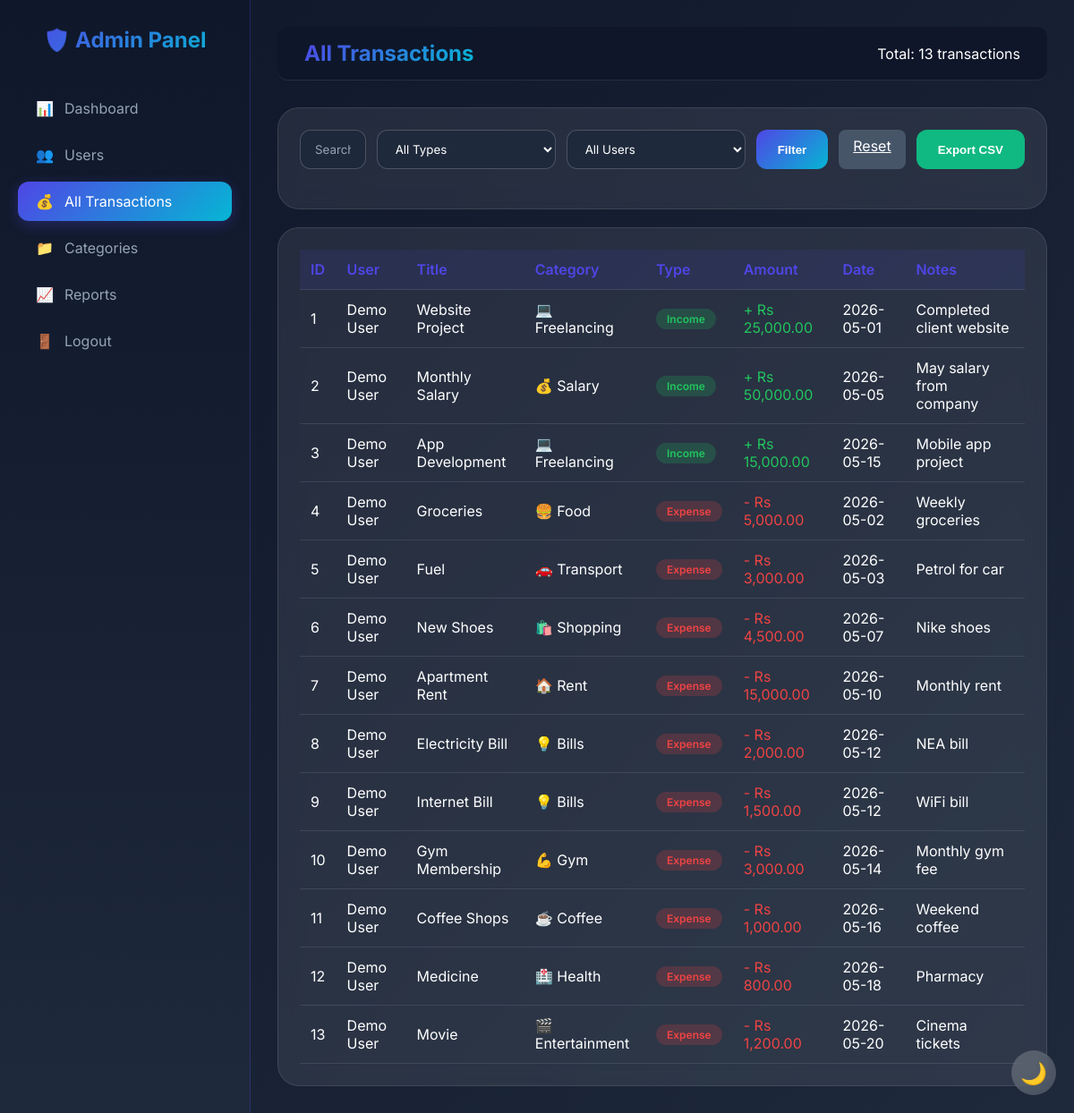
The app's page /admin/transactions.php (signed in) with its own data.
### tables this page shows
CREATE TABLE transactions (
    id INT PRIMARY KEY AUTO_INCREMENT,
    user_id INT NOT NULL,
    category_id INT NOT NULL,
    title VARCHAR(100) NOT NULL,
    amount DECIMAL(12,2) NOT NULL,
    type ENUM('income', 'expense') NOT NULL,
    notes TEXT,
    transaction_date DATE NOT NULL,
    is_recurring BOOLEAN DEFAULT FALSE,
    recurring_period VARCHAR(20),
    created_at TIMESTAMP DEFAULT CURRENT_TIMESTAMP,
    FOREIGN KEY (user_id) REFERENCES users(id) ON DELETE CASCADE,
    FOREIGN KEY (category_id) REFERENCES categories(id) ON DELETE CASCADE
);

CREATE TABLE users (
    id INT PRIMARY KEY AUTO_INCREMENT,
    fullname VARCHAR(100) NOT NULL,
    email VARCHAR(100) UNIQUE NOT NULL,
    password VARCHAR(255) NOT NULL,
    profile_image VARCHAR(255) DEFAULT 'default.png',
    currency VARCHAR(5) DEFAULT 'Rs',
    is_admin TINYINT DEFAULT 0,
    status ENUM('active', 'suspended') DEFAULT 'active',
    last_login DATETIME NULL,
    created_at TIMESTAMP DEFAULT CURRENT_TIMESTAMP
);

CREATE TABLE categories (
    id INT PRIMARY KEY AUTO_INCREMENT,
    user_id INT NULL,
    name VARCHAR(50) NOT NULL,
    icon VARCHAR(50) DEFAULT '📁',
    color VARCHAR(7) DEFAULT '#4f46e5',
    type ENUM('income', 'expense') DEFAULT 'expense',
    FOREIGN KEY (user_id) REFERENCES users(id) ON DELETE CASCADE
);

### admin/transactions.php (the view, shortened to what this page needs)
<?php
require_once __DIR__ . '/../db/config.php';
$search = $_GET['search'] ?? '';
$page = isset($_GET['page']) ? intval($_GET['page']) : 1;
$limit = 20;
$offset = ($page - 1) * $limit;
$where = "1=1";
$total_result = mysqli_query($conn, "SELECT COUNT(*) as total FROM transactions t JOIN users u ON t.user_id = u.id WHERE $where");
$total_transactions = mysqli_fetch_assoc($total_result)['total'];
$transactions_query = "SELECT t.*, u.fullname as user_name, c.name as category_name, c.icon
    FROM transactions t
    JOIN users u ON t.user_id = u.id
    JOIN categories c ON t.category_id = c.id
    WHERE $where
    ORDER BY t.created_at DESC
    LIMIT $offset, $limit";
$transactions = mysqli_query($conn, $transactions_query);
?>
<!DOCTYPE html>
<html lang="en">
<head>
    <link rel="stylesheet" href="../css/style.css">
    <link rel="stylesheet" href="../css/admin.css">
</head>
<body>
    <div class="sidebar admin-sidebar">
        <div class="logo">🛡️ Admin Panel</div>
        <nav>
            <a href="index.php" class="nav-item"><span>📊</span> Dashboard</a>
            <a href="users.php" class="nav-item"><span>👥</span> Users</a>
            <a href="transactions.php" class="nav-item active"><span>💰</span> All Transactions</a>
            <a href="categories.php" class="nav-item"><span>📁</span> Categories</a>
            <a href="reports.php" class="nav-item"><span>📈</span> Reports</a>
            <a href="logout.php" class="nav-item"><span>🚪</span> Logout</a>
        </nav>
    </div>
    <div class="main-content">
        <div class="admin-header">
            <h1>All Transactions</h1>
            <div>Total: <?php echo $total_transactions; ?> transactions</div>
        </div>
        <div class="glass-card" style="margin: 20px 0;">
            <form method="GET" class="filter-bar">
                <input type="text" name="search" placeholder="Search by title or user..." value="<?php echo htmlspecialchars($search); ?>" style="flex: 1;">
                <select name="type">
                    <option value="">All Types</option>
                </select>
                <select name="user">
                    <option value="">All Users</option>
                </select>
                <button type="submit" class="btn-primary">Filter</button>
                <a href="transactions.php" class="btn-secondary">Reset</a>
                <button type="button" class="btn-primary" onclick="exportAdminReport('transactions')" style="background: #10b981;">Export CSV</button>
            </form>
        </div>
        <div class="glass-card">
            <div class="table-container">
                <table class="admin-table">
                    <thead>
                        <tr>
                            <th>ID</th>
                            <th>User</th>
                            <th>Title</th>
                            <th>Category</th>
                            <th>Type</th>
                            <th>Amount</th>
                            <th>Date</th>
                            <th>Notes</th>
                        </tr>
                    </thead>
                    <tbody>
                        <?php while ($trans = mysqli_fetch_assoc($transactions)): ?>
                        <tr>
                            <td><?php echo $trans['id']; ?></td>
                            <td><?php echo htmlspecialchars($trans['user_name']); ?></td>
                            <td><?php echo htmlspecialchars($trans['title']); ?></td>
                            <td><?php echo $trans['icon'] . ' ' . htmlspecialchars($trans['category_name']); ?></td>
                            <td>
                                <span class="badge <?php echo $trans['type'] == 'income' ? 'badge-success' : 'badge-danger'; ?>">
                                    <?php echo ucfirst($trans['type']); ?>
                                </span>
                            </td>
                            <td class="<?php echo $trans['type'] == 'income' ? 'text-success' : 'text-danger'; ?>">
                                <?php echo $trans['type'] == 'income' ? '+' : '-'; ?> Rs <?php echo number_format($trans['amount'], 2); ?>
                            </td>
                            <td><?php echo $trans['transaction_date']; ?></td>
                            <td><?php echo htmlspecialchars(substr($trans['notes'] ?? '', 0, 50)); ?></td>
                        </tr>
                        <?php endwhile; ?>
                    </tbody>
                </table>
            </div>
        </div>
    </div>
    <div class="dark-mode-toggle" id="darkModeToggle">🌙</div>
</body>
</html>

### css/style.css (style rules this page uses)
* { margin: 0; padding: 0; box-sizing: border-box; }
body { font-family: 'Inter', sans-serif; background: linear-gradient(135deg, #0f172a 0%, #1e293b 100%); color: #fff; min-height: 100vh; }
.glass-card { background: rgba(255, 255, 255, 0.08); backdrop-filter: blur(12px); border-radius: 24px; border: 1px solid rgba(255, 255, 255, 0.1); padding: 24px; transition: all 0.3s ease; }
.sidebar { position: fixed; left: 0; top: 0; width: 280px; height: 100%; background: rgba(15, 23, 42, 0.95); backdrop-filter: blur(10px); border-right: 1px solid rgba(255, 255, 255, 0.1); padding: 30px 20px; transition: all 0.3s ease; z-index: 1000; }
.logo { font-size: 24px; font-weight: 700; background: linear-gradient(135deg, #4f46e5, #06b6d4); -webkit-background-clip: text; -webkit-text-fill-color: transparent; margin-bottom: 40px; text-align: center; }
.nav-item { display: flex; align-items: center; padding: 12px 20px; margin: 8px 0; border-radius: 12px; color: #94a3b8; text-decoration: none; transition: all 0.3s ease; gap: 12px; }
.nav-item.active { background: linear-gradient(135deg, #4f46e5, #06b6d4); color: #fff; box-shadow: 0 4px 15px rgba(79, 70, 229, 0.3); }
.main-content { margin-left: 280px; padding: 30px; }
.btn-primary { background: linear-gradient(135deg, #4f46e5, #06b6d4); border: none; padding: 12px 24px; border-radius: 12px; color: white; font-weight: 600; cursor: pointer; transition: all 0.3s ease; }
.btn-secondary { background: #475569; border: none; padding: 8px 16px; border-radius: 8px; color: white; cursor: pointer; }
input, select, textarea { background: rgba(255, 255, 255, 0.1); border: 1px solid rgba(255, 255, 255, 0.2); padding: 12px 16px; border-radius: 12px; color: white; width: 100%; transition: all 0.3s ease; font-family: inherit; }
.table-container { overflow-x: auto; }
table { width: 100%; border-collapse: collapse; }
th, td { padding: 12px; text-align: left; border-bottom: 1px solid rgba(255, 255, 255, 0.1); }
th { color: #4f46e5; font-weight: 600; }
.badge { padding: 4px 12px; border-radius: 20px; font-size: 12px; font-weight: 600; display: inline-block; }
.badge-success { background: rgba(34, 197, 94, 0.2); color: #22c55e; }
.badge-danger { background: rgba(239, 68, 68, 0.2); color: #ef4444; }
.dark-mode-toggle { position: fixed; bottom: 20px; right: 20px; background: rgba(255, 255, 255, 0.2); backdrop-filter: blur(10px); width: 50px; height: 50px; border-radius: 50%; display: flex; align-items: center; justify-content: center; cursor: pointer; z-index: 1000; transition: all 0.3s ease; font-size: 24px; }
.text-success { color: #22c55e; }
.text-danger { color: #ef4444; }
select, input, textarea { background: rgba(30, 41, 59, 0.9); border: 1px solid rgba(255, 255, 255, 0.2); padding: 12px 16px; border-radius: 12px; color: #ffffff !important; width: 100%; transition: all 0.3s ease; font-family: inherit; }
select option { background: #1e293b; color: #ffffff; padding: 10px; }
input, select, textarea, .form-control { color: #ffffff !important; }
::placeholder { color: #94a3b8 !important; }
select, select *, .form-select, .filter-select, #filterType, #filterCategory, #filterMonth, .budget-select { color: #ffffff !important; background-color: #1e293b !important; }
select option, .form-select option { color: #ffffff !important; background-color: #0f172a !important; }

### css/admin.css (style rules this page uses)
.admin-sidebar { background: linear-gradient(180deg, #0f172a 0%, #1e293b 100%); border-right: 1px solid rgba(79, 70, 229, 0.3); }
.admin-header { background: rgba(15, 23, 42, 0.95); backdrop-filter: blur(10px); padding: 15px 30px; display: flex; justify-content: space-between; align-items: center; border-bottom: 1px solid rgba(255, 255, 255, 0.1); margin-bottom: 30px; border-radius: 12px; }
.admin-header h1 { font-size: 24px; background: linear-gradient(135deg, #4f46e5, #06b6d4); -webkit-background-clip: text; -webkit-text-fill-color: transparent; }
.admin-table { width: 100%; border-collapse: collapse; }
.admin-table th, .admin-table td { padding: 12px; text-align: left; border-bottom: 1px solid rgba(255, 255, 255, 0.1); }
.admin-table th { color: #4f46e5; font-weight: 600; background: rgba(79, 70, 229, 0.1); }
.filter-bar { display: flex; gap: 12px; flex-wrap: wrap; margin-bottom: 20px; }
.filter-bar select, .filter-bar input { max-width: 200px; }

### records on screen
transactions: id "1", user.fullname "Demo User", title "Website Project", category.icon "💻", category.name "Freelancing", type "Income", amount "25,000.00", transaction_date "2026-05-01", notes "Completed client website"
transactions: id "2", user.fullname "Demo User", title "Monthly Salary", category.icon "💰", category.name "Salary", type "Income", amount "50,000.00", transaction_date "2026-05-05", notes "May salary from company"
transactions: id "3", user.fullname "Demo User", title "App Development", category.icon "💻", category.name "Freelancing", type "Income", amount "15,000.00", transaction_date "2026-05-15", notes "Mobile app project"
transactions: id "4", user.fullname "Demo User", title "Groceries", category.icon "🍔", category.name "Food", type "Expense", amount "5,000.00", transaction_date "2026-05-02", notes "Weekly groceries"
transactions: id "5", user.fullname "Demo User", title "Fuel", category.icon "🚗", category.name "Transport", type "Expense", amount "3,000.00", transaction_date "2026-05-03", notes "Petrol for car"
transactions: id "6", user.fullname "Demo User", title "New Shoes", category.icon "🛍️", category.name "Shopping", type "Expense", amount "4,500.00", transaction_date "2026-05-07", notes "Nike shoes"
transactions: id "7", user.fullname "Demo User", title "Apartment Rent", category.icon "🏠", category.name "Rent", type "Expense", amount "15,000.00", transaction_date "2026-05-10", notes "Monthly rent"
transactions: id "8", user.fullname "Demo User", title "Electricity Bill", category.icon "💡", category.name "Bills", type "Expense", amount "2,000.00", transaction_date "2026-05-12", notes "NEA bill"
transactions: id "9", user.fullname "Demo User", title "Internet Bill", category.icon "💡", category.name "Bills", type "Expense", amount "1,500.00", transaction_date "2026-05-12", notes "WiFi bill"
transactions: id "10", user.fullname "Demo User", title "Gym Membership", category.icon "💪", category.name "Gym", type "Expense", amount "3,000.00", transaction_date "2026-05-14", notes "Monthly gym fee"
transactions: id "11", user.fullname "Demo User", title "Coffee Shops", category.icon "☕", category.name "Coffee", type "Expense", amount "1,000.00", transaction_date "2026-05-16", notes "Weekend coffee"
transactions: id "12", user.fullname "Demo User", title "Medicine", category.icon "🏥", category.name "Health", type "Expense", amount "800.00", transaction_date "2026-05-18", notes "Pharmacy"
transactions: id "13", user.fullname "Demo User", title "Movie", category.icon "🎬", category.name "Entertainment", type "Expense", amount "1,200.00", transaction_date "2026-05-20", notes "Cinema tickets"

### other values on screen
$total_transactions "13"
